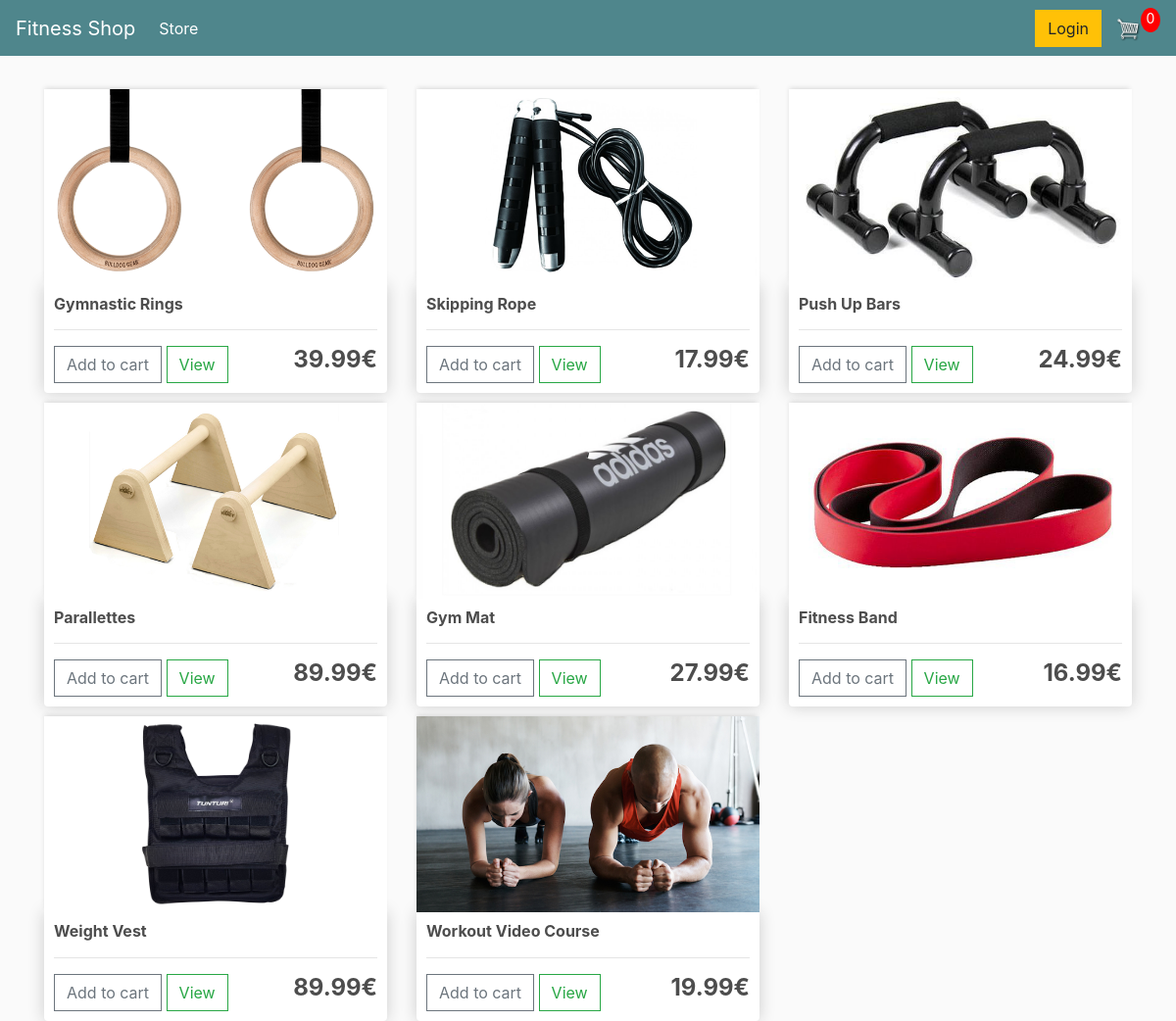
/store/, run on the app's committed database.
### store/models.py (models this page shows, shortened)
class Product(models.Model):
    name = models.CharField(max_length=200, null=True)
    price = models.DecimalField(max_digits=8, decimal_places=2)
    digital = models.BooleanField(default=False, null=True, blank=True)
    image = models.ImageField(default='placeholder.png', null=True, blank=True)
    @property
    def imageURL(self):
        try:
            url = self.image.url
        except:
            url = ''
        return url

### store/views.py (the view)
# urls.py: path('', include('store.urls'))
def store(request):
    data = cartData(request)
    cartItems = data['cartItems']
    products = Product.objects.all()
    context = {'products': products,
               'cartItems': cartItems}
    return render(request, 'store/store.html', context)

### store/utils.py (called while the page is built, shortened)
def cookieCart(request):
    try:
        cart = json.loads(request.COOKIES['cart'])
    except:
        cart = {}
    items = []
    order = {'get_cart_total': 0, 'get_cart_items': 0, 'shipping': False}
    cartItems = order['get_cart_items']
    return {'cartItems': cartItems, 'order': order, 'items': items}

def cartData(request):
    if request.user.is_authenticated:
        customer = request.user.customer
        order, create = Order.objects.get_or_create(
            customer=customer, complete=False)
        items = order.orderitem_set.all()
        cartItems = order.get_cart_items
    else:
        cookieData = cookieCart(request)
        items = cookieData['items']
        order = cookieData['order']
        cartItems = cookieData['cartItems']
    return {'cartItems': cartItems, 'order': order, 'items': items}

### store/templates/store/store.html
{% extends 'store/main.html' %}
{% load static %}
{% block content %}
<div class="row">
    {% for product in products %}
    <div class="col-lg-4">
        <img class="thumbnail" src="{{ product.imageURL }}">
        <div class="box-element product">
            <h6><strong>{{ product.name }}</strong></h6>
            <hr>
            <button data-product={{product.id}} data-action="add" class="btn btn-outline-secondary add-btn update-cart">Add to cart</button>
            <a href="#" class="btn btn-outline-success">View</a>
            <h4 style="display: block; float: right;"><strong>{{ product.price|floatformat:2 }}€</strong></h4>
        </div>
    </div>
    {% endfor %}
</div>
{% endblock content %}

### static/css/main.css (style rules this page uses)
body { background-color: hsl(0, 0%, 98%); }
h1, h2, h3, h4, h5, h6 { color: hsl(0, 0%, 30%); }
.box-element { box-shadow: hsl(0, 0%, 80%) 0 0 16px; background-color: #fff; border-radius: 4px; padding: 10px; }
.thumbnail { width: 100%; height: 200px; -webkit-box-shadow: -1px -3px 5px -2px rgba(214, 214, 214, 1); -moz-box-shadow: -1px -3px 5px -2px rgba(214, 214, 214, 1); box-shadow: -1px -3px 5px -2px rgba(214, 214, 214, 1); }
.product { border-radius: 0 0 4px 4px; }
.col-lg-4, .col-lg-6, .col-lg-8, .col-lg-12 { margin-top: 10px; }
.btn { border-radius: 0; }

### data on the page
Product: imageURL (picture), name "Gymnastic Rings", price "39.99"
Product: imageURL (picture), name "Skipping Rope", price "17.99"
Product: imageURL (picture), name "Push Up Bars", price "24.99"
Product: imageURL (picture), name "Parallettes", price "89.99"
Product: imageURL (picture), name "Gym Mat", price "27.99"
Product: imageURL (picture), name "Fitness Band", price "16.99"
Product: imageURL (picture), name "Weight Vest", price "89.99"
Product: imageURL (picture), name "Workout Video Course", price "19.99"

### other printed values
{{ cartItems }} "0"
